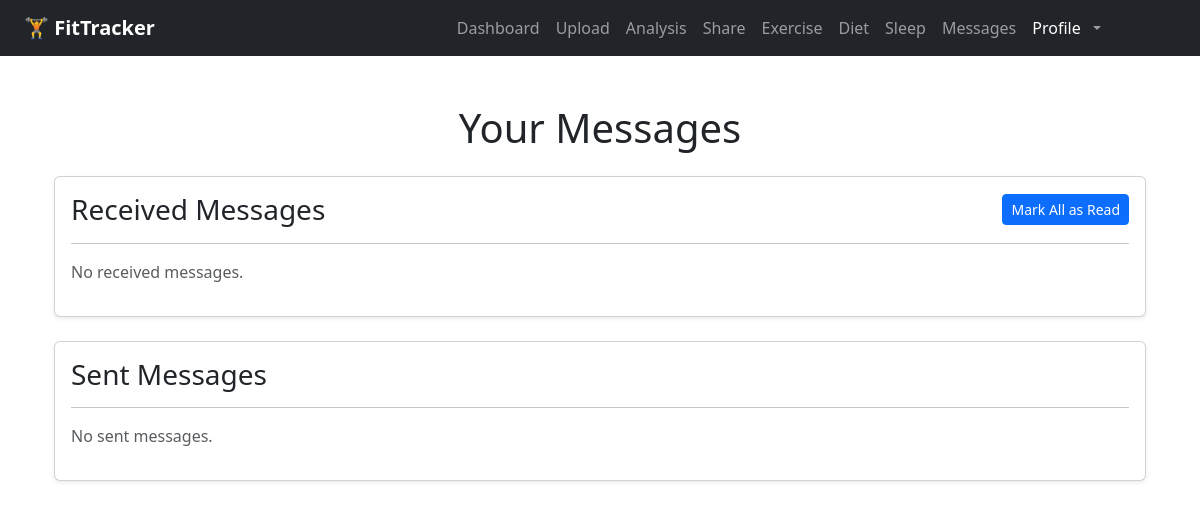
/messages (signed in), run on an earlier commit of the app's database.
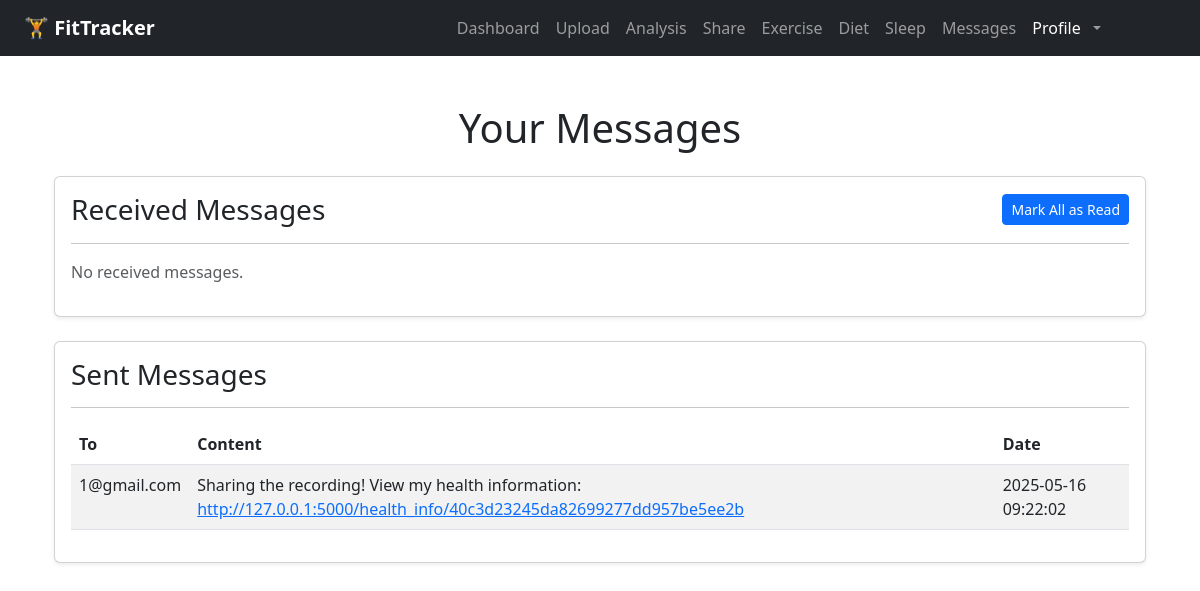
And on a later commit of the database.
### app/models.py (models this page shows, shortened)
class Message(db.Model):
    id = db.Column(db.Integer, primary_key=True)
    sender_id = db.Column(db.Integer, db.ForeignKey('user.id'), nullable=False)
    receiver_id = db.Column(db.Integer, db.ForeignKey('user.id'), nullable=False)
    content = db.Column(db.Text, nullable=False)  # Shared fitness information
    is_read = db.Column(db.Boolean, default=False)  # Read/unread status
    timestamp = db.Column(db.DateTime, default=lambda: datetime.now(timezone.utc))  # Timestamp of the message
    sender = db.relationship('User', foreign_keys=[sender_id], backref='sent_messages')
    receiver = db.relationship('User', foreign_keys=[receiver_id], backref='received_messages')

class User(db.Model):
    id = db.Column(db.Integer, primary_key=True)
    first_name = db.Column(db.String(100))
    last_name = db.Column(db.String(100))
    email = db.Column(db.String(120), unique=True, nullable=False)
    password = db.Column(db.String(200), nullable=False)
    birthdate = db.Column(db.String(20))
    gender = db.Column(db.String(20))
    country = db.Column(db.String(100))
    exercise_entries = db.relationship("ExerciseEntry", backref="user", cascade="all, delete-orphan")
    diet_entries = db.relationship("DietEntry", backref="user", cascade="all, delete-orphan")
    sleep_entries = db.relationship("SleepEntry", backref="user", cascade="all, delete-orphan")

### app/routes.py (the view, shortened to what this page needs)
@main.route("/messages", methods=["GET", "POST"])
def messages():
    if "user_id" not in session:
        flash("Please log in to view your messages.", "warning")
        return redirect(url_for("main.login"))
    user_id = session["user_id"]
    sent_messages = Message.query.filter_by(sender_id=user_id).order_by(Message.timestamp.desc()).all()
    received_messages = Message.query.filter_by(receiver_id=user_id).order_by(Message.timestamp.desc()).all()
    for message in sent_messages + received_messages:
        if "http://" in message.content or "https://" in message.content:
            parts = message.content.split("View my health information: ")
            if len(parts) > 1:
                url = parts[1]
                message.content = Markup(f'{parts[0]}View my health information: <a href="{url}" target="_blank">{url}</a>')
    return render_template("messages.html",
                           sent_messages=sent_messages,
                           received_messages=received_messages)

### app/__init__.py (called while the page is built)
def create_app(config_class=None):
    app = Flask(__name__)
    if config_class:
        app.config.from_object(config_class)
    else:
        app.config['SECRET_KEY'] = "super-secret-key"
        app.config['SQLALCHEMY_DATABASE_URI'] = 'sqlite:///tracker.db'
        app.config['SQLALCHEMY_TRACK_MODIFICATIONS'] = False
    db.init_app(app)
    migrate.init_app(app, db)  # Bind migrate after app is created
    print("current database config is：", app.config['SQLALCHEMY_DATABASE_URI'])
    from . import models
    @app.context_processor
    def inject_message_model():
        return dict(Message=models.Message)
    from .routes import main
    app.register_blueprint(main)
    return app

### app/templates/messages.html (shortened to what this page needs)
{% extends "base.html" %}
{% block content %}
<div class="container mt-5">
    <h1 class="text-center mb-4">Your Messages</h1>
<div class="card shadow-sm mb-4">
    <div class="card-body">
        <div class="d-flex justify-content-between align-items-center mb-3">
            <h3 class="card-title mb-0">Received Messages</h3>
            <form method="POST" action="{{ url_for('main.messages') }}" style="display:inline;">
                <button type="submit" name="action" value="mark_all_read" class="btn btn-sm btn-primary">Mark All as Read</button>
            </form>
        </div>
        <hr>
        {% if received_messages %}
            <table class="table table-striped">
                <thead>
                    <tr>
                        <th>From</th>
                        <th>Content</th>
                        <th>Date</th>
                        <th>Status</th>
                        <th>Action</th>
                    </tr>
                </thead>
                <tbody>
                    {% for message in received_messages %}
                        <tr>
                            <td>{{ message.sender.email }}</td>
                            <td>{{ message.content }}</td>
                            <td>{{ message.timestamp.strftime('%Y-%m-%d %H:%M:%S') }}</td>
                            <td>
                                {% if message.is_read %}
                                    <span class="badge bg-success">Read</span>
                                {% else %}
                                    <span class="badge bg-warning">Unread</span>
                                {% endif %}
                            </td>
                            <td>
                                <form method="POST" action="{{ url_for('main.messages') }}" style="display:inline;">
                                    <input type="hidden" name="message_id" value="{{ message.id }}">
                                    {% if message.is_read %}
                                        <button type="submit" name="action" value="mark_unread" class="btn btn-sm btn-outline-secondary">Mark Unread</button>
                                    {% else %}
                                        <button type="submit" name="action" value="mark_read" class="btn btn-sm btn-outline-primary">Mark Read</button>
                                    {% endif %}
                                </form>
                            </td>
                        </tr>
                    {% endfor %}
                </tbody>
            </table>
        {% else %}
            <p class="text-muted">No received messages.</p>
        {% endif %}
    </div>
</div>
    <div class="card shadow-sm mb-4">
        <div class="card-body">
            <h3 class="card-title">Sent Messages</h3>
            <hr>
            {% if sent_messages %}
                <table class="table table-striped">
                    <thead>
                        <tr>
                            <th>To</th>
                            <th>Content</th>
                            <th>Date</th>
                        </tr>
                    </thead>
                    <tbody>
                        {% for message in sent_messages %}
                            <tr>
                                <td>{{ message.receiver.email }}</td>
                                <td>{{ message.content }}</td>
                                <td>{{ message.timestamp.strftime('%Y-%m-%d %H:%M:%S') }}</td>
                            </tr>
                        {% endfor %}
                    </tbody>
                </table>
            {% else %}
                <p class="text-muted">No sent messages.</p>
            {% endif %}
        </div>
    </div>
</div>
{% endblock %}

### app/templates/base.html (shortened to what this page needs)
<!DOCTYPE html>
<html lang="en">
<head>
    <link href="https://cdn.jsdelivr.net/npm/bootstrap@5.3.0/dist/css/bootstrap.min.css" rel="stylesheet">
    <link rel="stylesheet" href="{{ url_for('static', filename='css/base.css') }}">
</head>
<body>
    <nav class="navbar navbar-expand-lg navbar-dark bg-dark px-4">
        <a class="navbar-brand fw-bold" href="{{ url_for('main.index') }}">🏋️ FitTracker</a>
        {% if session.get("user_id") %}
        <div class="collapse navbar-collapse" id="navbarContent">
          <ul class="navbar-nav ms-auto mb-2 mb-lg-0">
            <li class="nav-item">
              <a class="nav-link" href="{{ url_for('main.dashboard') }}">Dashboard</a>
            </li>
            <li class="nav-item">
              <a class="nav-link" href="{{ url_for('main.upload') }}">Upload</a>
            </li>
            <li class="nav-item">
              <a class="nav-link" href="{{ url_for('main.analysis') }}">Analysis</a>
            </li>
            <li class="nav-item">
              <a class="nav-link" href="{{ url_for('main.share') }}">Share</a>
            </li>
            <li class="nav-item">
              <a class="nav-link" href="{{ url_for('main.exercise_records') }}">Exercise</a>
            </li>
            <li class="nav-item">
              <a class="nav-link" href="{{ url_for('main.diet_records') }}">Diet</a>
            </li>
            <li class="nav-item">
              <a class="nav-link" href="{{ url_for('main.sleep_records') }}">Sleep</a>
            </li>
            <li class="nav-item">
              {% set unread_count = Message.query.filter_by(receiver_id=session['user_id'], is_read=False).count() %}
              <a class="nav-link" href="{{ url_for('main.messages') }}">
                Messages
              </a>
            </li>
            <li class="nav-item dropdown">
              <a class="nav-link dropdown-toggle d-flex align-items-center gap-2" href="#" id="userDropdown" role="button" data-bs-toggle="dropdown" aria-expanded="false">
                <span class="d-none d-md-inline fw-medium text-white">Profile</span>
              </a>
            </li>
            <li class="nav-item">
              <pre>        </pre>
            </li>
          </ul>
        </div>
        {% endif %}
    </nav>
    <div class="container mt-4">
        {% block content %}{% endblock %}
    </div>
</body>
</html>

What changed in the data, as far as the page shows it:
added Message: receiver.email "1@gmail.com", content "Sharing the recording! View my health information: http://127.0.0.1:5000/health_info/40c3d23245da82699277dd957be5ee2b", timestamp "2025-05-16 09:22:02"
Also different on the page:
text no longer shown: "No sent messages."
text now shown: "To Content Date"
